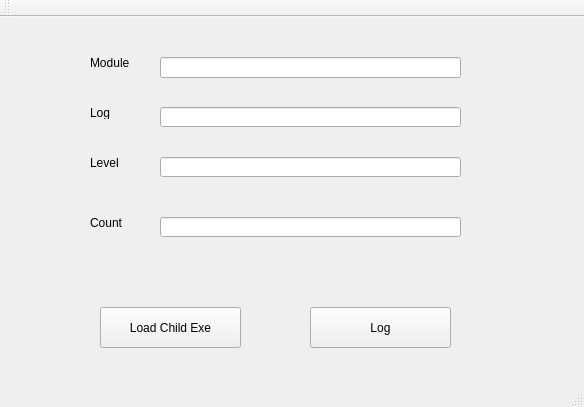
<?xml version="1.0" encoding="UTF-8"?>
<ui version="4.0">
 <class>testlogClass</class>
 <widget class="QMainWindow" name="testlogClass">
  <property name="geometry">
   <rect>
    <x>0</x>
    <y>0</y>
    <width>584</width>
    <height>407</height>
   </rect>
  </property>
  <property name="windowTitle">
   <string>testlog</string>
  </property>
  <widget class="QWidget" name="centralWidget">
   <widget class="QPushButton" name="m_log_btn">
    <property name="geometry">
     <rect>
      <x>310</x>
      <y>290</y>
      <width>141</width>
      <height>41</height>
     </rect>
    </property>
    <property name="text">
     <string>Log</string>
    </property>
   </widget>
   <widget class="QLineEdit" name="m_log_module">
    <property name="geometry">
     <rect>
      <x>160</x>
      <y>40</y>
      <width>301</width>
      <height>21</height>
     </rect>
    </property>
   </widget>
   <widget class="QLineEdit" name="m_log_text">
    <property name="geometry">
     <rect>
      <x>160</x>
      <y>90</y>
      <width>301</width>
      <height>20</height>
     </rect>
    </property>
   </widget>
   <widget class="QLabel" name="label">
    <property name="geometry">
     <rect>
      <x>90</x>
      <y>40</y>
      <width>54</width>
      <height>12</height>
     </rect>
    </property>
    <property name="cursor">
     <cursorShape>UpArrowCursor</cursorShape>
    </property>
    <property name="text">
     <string>Module</string>
    </property>
   </widget>
   <widget class="QLabel" name="label_2">
    <property name="geometry">
     <rect>
      <x>90</x>
      <y>90</y>
      <width>54</width>
      <height>12</height>
     </rect>
    </property>
    <property name="text">
     <string>Log</string>
    </property>
   </widget>
   <widget class="QLineEdit" name="m_log_level">
    <property name="geometry">
     <rect>
      <x>160</x>
      <y>140</y>
      <width>301</width>
      <height>20</height>
     </rect>
    </property>
   </widget>
   <widget class="QLabel" name="label_3">
    <property name="geometry">
     <rect>
      <x>90</x>
      <y>140</y>
      <width>54</width>
      <height>12</height>
     </rect>
    </property>
    <property name="text">
     <string>Level</string>
    </property>
   </widget>
   <widget class="QLabel" name="label_4">
    <property name="geometry">
     <rect>
      <x>90</x>
      <y>200</y>
      <width>54</width>
      <height>12</height>
     </rect>
    </property>
    <property name="text">
     <string>Count</string>
    </property>
   </widget>
   <widget class="QLineEdit" name="m_log_count">
    <property name="geometry">
     <rect>
      <x>160</x>
      <y>200</y>
      <width>301</width>
      <height>20</height>
     </rect>
    </property>
   </widget>
   <widget class="QPushButton" name="m_exe_btn">
    <property name="geometry">
     <rect>
      <x>100</x>
      <y>290</y>
      <width>141</width>
      <height>41</height>
     </rect>
    </property>
    <property name="text">
     <string>Load Child Exe</string>
    </property>
   </widget>
  </widget>
  <widget class="QMenuBar" name="menuBar">
   <property name="geometry">
    <rect>
     <x>0</x>
     <y>0</y>
     <width>584</width>
     <height>17</height>
    </rect>
   </property>
  </widget>
  <widget class="QToolBar" name="mainToolBar">
   <attribute name="toolBarArea">
    <enum>TopToolBarArea</enum>
   </attribute>
   <attribute name="toolBarBreak">
    <bool>false</bool>
   </attribute>
  </widget>
  <widget class="QStatusBar" name="statusBar"/>
 </widget>
 <layoutdefault spacing="6" margin="11"/>
 <resources>
  <include location="testlog.qrc"/>
 </resources>
 <connections/>
</ui>
